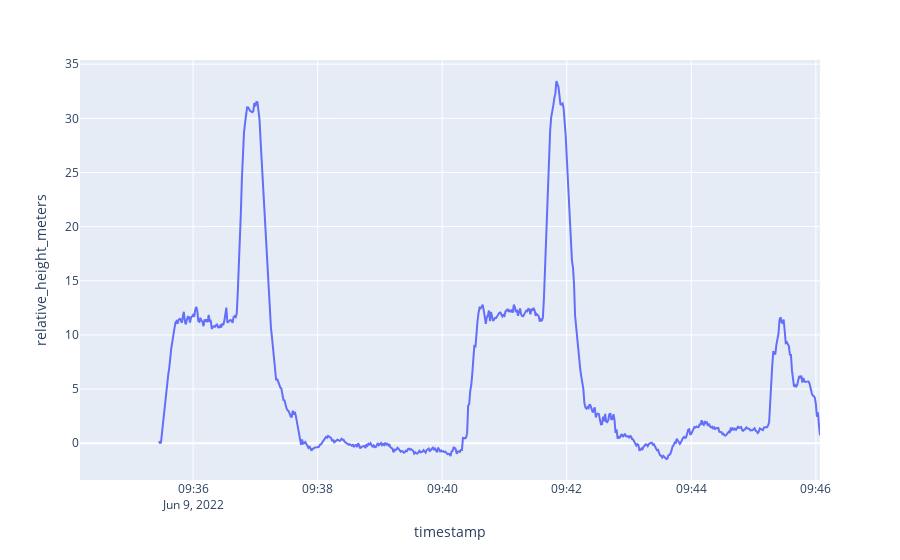

Write notebook code for a chart like this one.
### Code cell
px.line(df_flight, 
        x="timestamp", 
        y="relative_height_meters")

### Figure 1 — Plotly figure (JSON) as saved in the notebook; plotly's stock layout.template omitted (floating-point values rounded to 4 significant figures; data arrays with more than 128 entries replaced by an {"elided": "..."} marker saying what was removed)
{"data": [{"hoverlabel": {"namelength": 0}, "hovertemplate": "timestamp=%{x}<br>relative_height_meters=%{y}", "legendgroup": "", "line": {"color": "#636efa", "dash": "solid"}, "mode": "lines", "name": "", "showlegend": false, "type": "scatter", "x": {"elided": "640 str values"}, "xaxis": "x", "y": {"elided": "640 float values"}, "yaxis": "y"}], "layout": {"legend": {"tracegroupgap": 0}, "margin": {"t": 60}, "xaxis": {"anchor": "y", "domain": [0, 1], "title": {"text": "timestamp"}}, "yaxis": {"anchor": "x", "domain": [0, 1], "title": {"text": "relative_height_meters"}}}}
